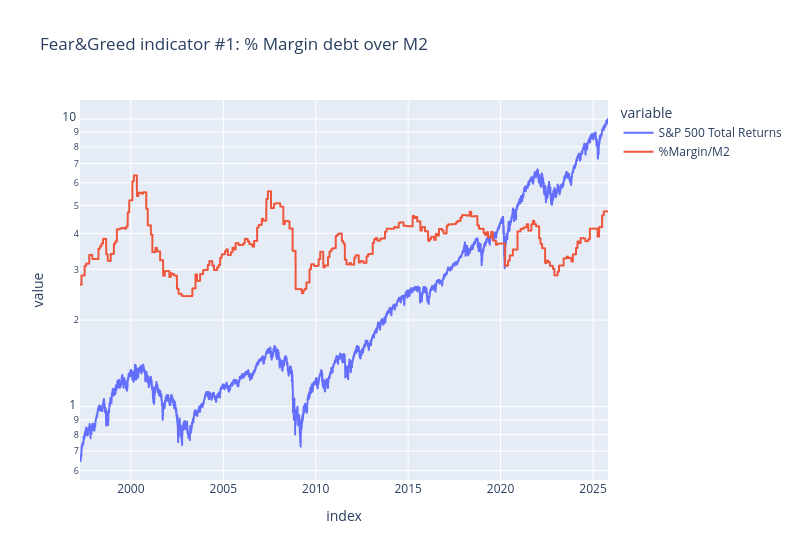

Notebook cell for this chart:
### Code cell
TITLE = "Fear&Greed indicator #1: % Margin debt over M2"
INCLUDE = ["S&P 500 Total Returns", "%Margin/M2"]
# plotly
import plotly.express as px # pip install plotly
fig = px.line(
    df.dropna()[INCLUDE].reset_index().melt(id_vars="index"),
    x="index",
    y="value",
    color="variable",
    title=TITLE,
).update_layout(
    yaxis_type="log",
    width=800,
).show()
# matplotlib
import matplotlib.pyplot as plt
df_plot = df.dropna()[INCLUDE]
fig, ax = plt.subplots(figsize=(10, 5))
for col in df_plot.columns:
    ax.plot(df_plot.index, df_plot[col], label=col)
ax.set_yscale('log')
ax.set_title(TITLE)
ax.legend()
ax.grid()
plt.show()

### Figure 1 — Plotly figure (JSON) as saved in the notebook; plotly's stock layout.template omitted (floating-point values rounded to 4 significant figures; data arrays with more than 128 entries replaced by an {"elided": "..."} marker saying what was removed)
{"data": [{"hovertemplate": "variable=S&P 500 Total Returns<br>index=%{x}<br>value=%{y}<extra></extra>", "legendgroup": "S&P 500 Total Returns", "line": {"color": "#636efa", "dash": "solid"}, "marker": {"symbol": "circle"}, "mode": "lines", "name": "S&P 500 Total Returns", "showlegend": true, "type": "scattergl", "x": {"elided": "7189 str values"}, "xaxis": "x", "y": {"elided": "7189 float values"}, "yaxis": "y"}, {"hovertemplate": "variable=%Margin/M2<br>index=%{x}<br>value=%{y}<extra></extra>", "legendgroup": "%Margin/M2", "line": {"color": "#EF553B", "dash": "solid"}, "marker": {"symbol": "circle"}, "mode": "lines", "name": "%Margin/M2", "showlegend": true, "type": "scattergl", "x": {"elided": "7189 str values"}, "xaxis": "x", "y": {"elided": "7189 float values"}, "yaxis": "y"}], "layout": {"legend": {"title": {"text": "variable"}, "tracegroupgap": 0}, "title": {"text": "Fear&Greed indicator #1: % Margin debt over M2"}, "width": 800, "xaxis": {"anchor": "y", "domain": [0, 1], "title": {"text": "index"}}, "yaxis": {"anchor": "x", "domain": [0, 1], "title": {"text": "value"}, "type": "log"}}}
